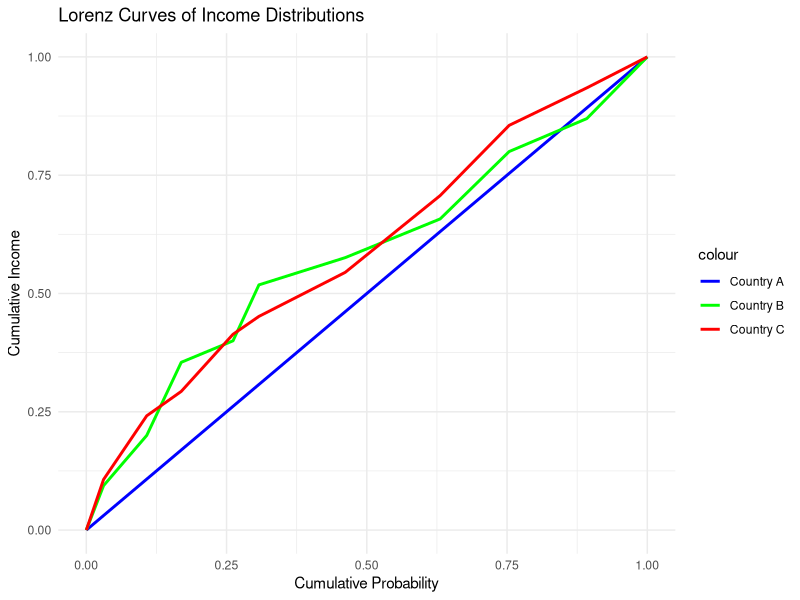

Here is the R script that generated this plot:
# Given data for income distributions
income_A <- c(100, 250, 200, 300, 150, 500, 550, 400, 450, 350)
income_B <- c(310, 350, 510, 150, 390, 190, 270, 470, 230, 430)
income_C <- c(425, 535, 205, 480, 150, 370, 645, 590, 315, 260)

# Calculate cumulative probabilities
cum_prob_A <- cumsum(income_A) / sum(income_A)
cum_prob_B <- cumsum(income_B) / sum(income_B)
cum_prob_C <- cumsum(income_C) / sum(income_C)

# Plot Lorenz curves
library(ggplot2)

data_lorenz <- data.frame(Cumulative_Prob = c(0, cum_prob_A, 1), Income_A = c(0, cum_prob_A, 1), Income_B = c(0, cum_prob_B, 1), Income_C = c(0, cum_prob_C, 1))

ggplot(data_lorenz, aes(x = Cumulative_Prob)) +
   geom_line(aes(y = Income_A, color = "Country A"), size = 1) +
   geom_line(aes(y = Income_B, color = "Country B"), size = 1) +
   geom_line(aes(y = Income_C, color = "Country C"), size = 1) +
   labs(title = "Lorenz Curves of Income Distributions",
        x = "Cumulative Probability", y = "Cumulative Income") +
   scale_color_manual(values = c("blue", "green", "red"), labels = c("Country A", "Country B", "Country C")) +
   theme_minimal()

# Calculate Gini coefficients
gini_A <- 1 - 2 * sum(cum_prob_A * (1 - cum_prob_A))
gini_B <- 1 - 2 * sum(cum_prob_B * (1 - cum_prob_B))
gini_C <- 1 - 2 * sum(cum_prob_C * (1 - cum_prob_C))

# Calculate generalized Gini coefficients
gen_gini_A <- 2 * sum(abs(cum_prob_A - 0.5) * income_A) / sum(income_A)
gen_gini_B <- 2 * sum(abs(cum_prob_B - 0.5) * income_B) / sum(income_B)
gen_gini_C <- 2 * sum(abs(cum_prob_C - 0.5) * income_C) / sum(income_C)

# Perform analyses
stochastic_dominance_AB <- ifelse(all(cum_prob_A <= cum_prob_B), "First-Order Stochastic Dominance", "Not First-Order Stochastic Dominance")
stochastic_dominance_AC <- ifelse(all(cum_prob_A <= cum_prob_C), "First-Order Stochastic Dominance", "Not First-Order Stochastic Dominance")
stochastic_dominance_BC <- ifelse(all(cum_prob_B <= cum_prob_C), "First-Order Stochastic Dominance", "Not First-Order Stochastic Dominance")

lorenz_dominance_AB <- ifelse(gini_A <= gini_B, "Generalized Lorenz Dominance", "Not Generalized Lorenz Dominance")
lorenz_dominance_AC <- ifelse(gini_A <= gini_C, "Generalized Lorenz Dominance", "Not Generalized Lorenz Dominance")
lorenz_dominance_BC <- ifelse(gini_B <= gini_C, "Generalized Lorenz Dominance", "Not Generalized Lorenz Dominance")

relative_lorenz_dominance_AB <- ifelse(gen_gini_A <= gen_gini_B, "Relative Lorenz Dominance", "Not Relative Lorenz Dominance")
relative_lorenz_dominance_AC <- ifelse(gen_gini_A <= gen_gini_C, "Relative Lorenz Dominance", "Not Relative Lorenz Dominance")
relative_lorenz_dominance_BC <- ifelse(gen_gini_B <= gen_gini_C, "Relative Lorenz Dominance", "Not Relative Lorenz Dominance")

absolute_lorenz_dominance_AB <- ifelse(all(income_A <= income_B), "Absolute Lorenz Dominance", "Not Absolute Lorenz Dominance")
absolute_lorenz_dominance_AC <- ifelse(all(income_A <= income_C), "Absolute Lorenz Dominance", "Not Absolute Lorenz Dominance")
absolute_lorenz_dominance_BC <- ifelse(all(income_B <= income_C), "Absolute Lorenz Dominance", "Not Absolute Lorenz Dominance")

# Summary of findings
summary_findings <- data.frame(Country_A = c(stochastic_dominance_AB, lorenz_dominance_AB, relative_lorenz_dominance_AB, absolute_lorenz_dominance_AB),
                               Country_B = c(stochastic_dominance_BC, lorenz_dominance_BC, relative_lorenz_dominance_BC, absolute_lorenz_dominance_BC),
                               Country_C = c(stochastic_dominance_AC, lorenz_dominance_AC, relative_lorenz_dominance_AC, absolute_lorenz_dominance_AC))

print(summary_findings)
